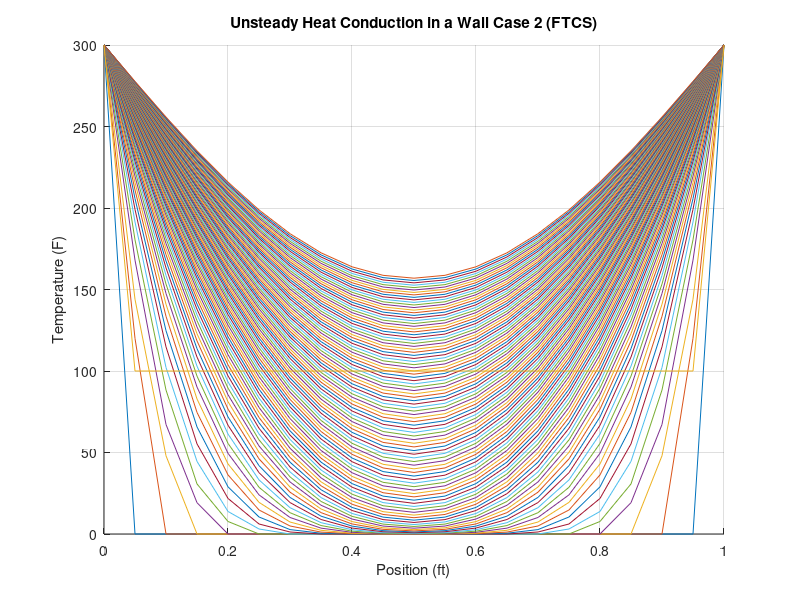

The MATLAB source for this figure:
% Case 2
% Input (known data)
L = 1.0;            % wall thickness in ft
alpha = 0.1;        % Diffusivity constant 
T = 1 ;             % Assume 1 Hour time
Ti = 100.0;         % initial temperature
Ts = 300.0;         % boundary temperature
dx = 0.05;          % Spatial step
dt = 0.01;         % Time Step
Nx = L/dx;          % number of spatial steps
r = alpha * dt / dx^2;

N = L/dx + 1 ; % Space nodes
M = T/dt + 1 ; % Time nodes

% Zero vectors of x & t
x = zeros(N, 1);
t = zeros(M, 1);


% Discretize space & time domain
for i = 1:N
    x(i) = 0 + (i - 1)*dx;
end

for n = 1:M
    t(n) = 0 + (n - 1)*dt;
end

% Outer Nodes
U = zeros(M,N);
U(:,1) = 300; %Left Boundary Condition
U(:,N) = 300; %Right Boundary Condition
U(M,2:N-1) = 100; %Initial Condition
% Interior Nodes
for n= 1:M-2
    for i=2:N-1
        U(n+1, i) = r*U(n,i+1) + (1-2*r)*U(n,i) + r*U(n,i-1);
    end
end

disp(U)

% Plotting
x = linspace(0, L, Nx+1);
figure(1);
hold on;
for k = 1:size(U, 1)
    plot(x, U(k, :));
end
xlabel('Position (ft)');
ylabel('Temperature (F)');
title('Unsteady Heat Conduction in a Wall Case 2 (FTCS)');
grid on;



%fprintf('   t       x       U\n')
%for n= 1:M-2
    %for i=2:N-1
   %     U(n+1, i) = r*U(n,i+1) + (1-2*r)*U(n,i) + r*U(n,i-1);
  %      fprintf('%.4f   %.4f  %.4f\n' , t(n+1), x(i), U(n+1, i))
  %  end
 %   fprintf('   t       x       U\n')
%end

